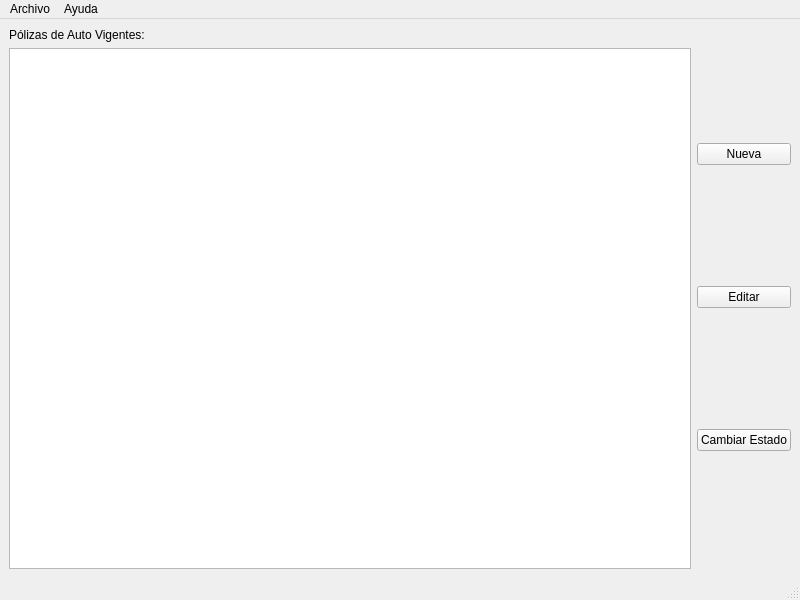
<?xml version="1.0" encoding="UTF-8"?>
<ui version="4.0">
 <author>Alejandro Dini</author>
 <class>MainWindow</class>
 <widget class="QMainWindow" name="MainWindow">
  <property name="geometry">
   <rect>
    <x>0</x>
    <y>0</y>
    <width>800</width>
    <height>600</height>
   </rect>
  </property>
  <property name="windowTitle">
   <string>MainWindow</string>
  </property>
  <widget class="QWidget" name="centralwidget">
   <layout class="QHBoxLayout" name="horizontalLayout">
    <item>
     <layout class="QVBoxLayout" name="columnaIzquierda">
      <item>
       <widget class="QLabel" name="labelTabla">
        <property name="text">
         <string>Pólizas de Auto Vigentes:</string>
        </property>
       </widget>
      </item>
      <item>
       <widget class="QTableView" name="tablaPolizas"/>
      </item>
     </layout>
    </item>
    <item>
     <layout class="QVBoxLayout" name="columnaDerecha">
      <item>
       <widget class="QPushButton" name="nuevaButton">
        <property name="text">
         <string>Nueva</string>
        </property>
       </widget>
      </item>
      <item>
       <widget class="QPushButton" name="editarButton">
        <property name="text">
         <string>Editar</string>
        </property>
       </widget>
      </item>
      <item>
       <widget class="QPushButton" name="cambiarEstadoButton">
        <property name="text">
         <string>Cambiar Estado</string>
        </property>
       </widget>
      </item>
     </layout>
    </item>
   </layout>
  </widget>
  <widget class="QStatusBar" name="statusbar"/>
  <widget class="QMenuBar" name="menubar">
   <property name="geometry">
    <rect>
     <x>0</x>
     <y>0</y>
     <width>800</width>
     <height>25</height>
    </rect>
   </property>
   <widget class="QMenu" name="menuArchivo">
    <property name="title">
     <string>Archivo</string>
    </property>
    <addaction name="actionSalir"/>
   </widget>
   <widget class="QMenu" name="menuAyuda">
    <property name="title">
     <string>Ayuda</string>
    </property>
    <addaction name="actionAcerca_de"/>
   </widget>
   <addaction name="menuArchivo"/>
   <addaction name="menuAyuda"/>
  </widget>
  <action name="actionSalir">
   <property name="text">
    <string>Salir</string>
   </property>
   <property name="toolTip">
    <string>Abandonar el programa</string>
   </property>
   <property name="shortcut">
    <string>Ctrl+Q</string>
   </property>
  </action>
  <action name="actionAcerca_de">
   <property name="text">
    <string>Acerca de...</string>
   </property>
   <property name="toolTip">
    <string>Acerca de este TP</string>
   </property>
  </action>
 </widget>
 <resources/>
 <connections/>
</ui>
